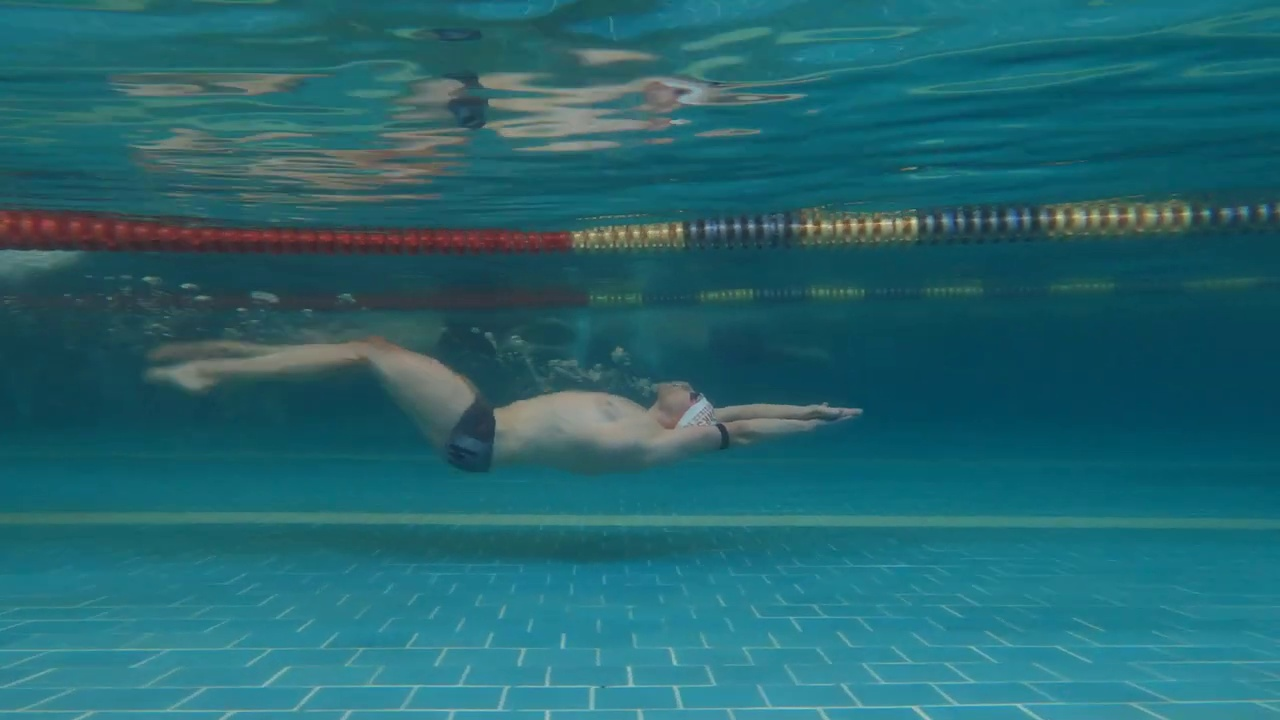
#> input picture Frames/frame102.jpg, 1280 x 720 px; its folder holds only this picture in this run
$ python test.py
#> lines starting #> are read from the running program, lines starting #| are printed output that depends on the picture; after the words box and inside, x2 and y2 are one past the last pixel; in counts of white or black regions, pixels touching at a corner belong together
import cv2
import numpy as np
import glob
import pandas as pd
import os
from collections import Counter
import matplotlib.pyplot as plt

# Plotting functions for processed data
def plot_velocity(df):
    """Plot swimmer velocity (m/s) across frames."""
    plt.figure(figsize=(8, 5))
    plt.plot(df.index, df["velocity_mps"], marker='o', linewidth=1.5)
    plt.title("Swimmer Velocity Across Frames")
    plt.xlabel("Frame Number")
    plt.ylabel("Velocity (m/s)")
    plt.grid(True, linestyle='--', alpha=0.6)
    plt.tight_layout()
    plt.show()

def plot_position(df):
    """Plot swimmer position (pixels) across frames."""
    plt.figure(figsize=(8, 5))
    plt.plot(df.index, df["position_px"], marker='o', color='orange', linewidth=1.5)
    plt.title("Swimmer Position Across Frames")
    plt.xlabel("Frame Number")
    plt.ylabel("Position (pixels)")
    plt.grid(True, linestyle='--', alpha=0.6)
    plt.tight_layout()
    plt.show()

def plot_scale(df):
    """Plot pixel-to-meter scale across frames."""
    plt.figure(figsize=(8, 5))
    plt.plot(df.index, df["pixel_to_meter"], marker='o', color='green', linewidth=1.5)
    plt.title("Pixel-to-Meter Scale Across Frames")
    plt.xlabel("Frame Number")
    plt.ylabel("Pixels per Meter")
    plt.grid(True, linestyle='--', alpha=0.6)
    plt.tight_layout()
    plt.show()

def plot_data(df):
    plot_velocity(df)
    plot_position(df)
    plot_scale(df)

# Kalman Filter for 1D position and velocity
def init_kalman(dt=1.0, process_var=1e-2, meas_var=1e-1):
    A = np.array([[1, dt],
                  [0, 1]])
    H = np.array([[1, 0]])
    Q = process_var * np.array([[dt**4/4, dt**3/2],
                                 [dt**3/2, dt**2]])
    R = np.array([[meas_var]])
    x = np.array([[0.0], [0.0]])
    P = np.eye(2)
    return dict(A=A, H=H, Q=Q, R=R, x=x, P=P)

def kalman_predict(kf):
    kf['x'] = kf['A'] @ kf['x']
    kf['P'] = kf['A'] @ kf['P'] @ kf['A'].T + kf['Q']
    return kf['x'][0, 0]

# [9 lines left out: function kalman_update, not called in this run]

# Lane-band detection
def detect_lane_bands(img, y_min=0, y_max=None):
    """
    Detect lane bands in the image within a vertical range.
    img : input BGR image
    y_min : minimum y-coordinate (top) to search
    y_max : maximum y-coordinate (bottom) to search. If None, uses image height
    """
    if y_max is None:
        y_max = img.shape[0]  # full image height

    # Preprocessing with Gaussian smoothening preseving edges
    blurred = cv2.bilateralFilter(img, 9, 75, 75)
    hsv = cv2.cvtColor(blurred, cv2.COLOR_BGR2HSV)

    # Color masks
    lower_yellow, upper_yellow = np.array([20, 20, 20]), np.array([35, 255, 255])
    lower_green, upper_green = np.array([35, 20, 20]), np.array([85, 255, 255])
    mask_yellow = cv2.inRange(hsv, lower_yellow, upper_yellow)
    mask_green = cv2.inRange(hsv, lower_green, upper_green)
    mask = cv2.bitwise_or(mask_yellow, mask_green)

    # Contours
    contours, _ = cv2.findContours(mask, cv2.RETR_EXTERNAL, cv2.CHAIN_APPROX_SIMPLE)

    centroids, boxes = [], []
    for cnt in contours:
        x, y, w, h = cv2.boundingRect(cnt)

        # Filter by reasonable width and height
        if 90 <= w <= 160 and h > 20:
            # Filter by vertical range
            if y_min <= y <= y_max:
                cx, cy = x + w // 2, y + h // 2
                centroids.append((cx, cy))
                boxes.append((x, y, w, h))

    # Sort by vertical position
    centroids = sorted(centroids, key=lambda c: c[1])
    boxes = sorted(boxes, key=lambda b: b[1])

    return centroids, boxes

# Helper function to lane band detection
def most_common_centroids(centroids, tol=10):
    """
    Identify the Most repeated centroids based on the y coordinate
    within a tolerance of 10 pixels
    Args:
        centroids (x,y): List of centroids
        tol (int, optional): tolerance for y coordinates. Defaults to 10.
    Returns:
        returns : Average of the most common centroids (x_avg, y_avg)
    """
    binned = [round(cy / tol) * tol for _, cy in centroids]
    counts = Counter(binned)
    most_common_y = counts.most_common(1)[0][0]
    return np.average([c for c in centroids if abs(c[1] - most_common_y) <= tol], axis=0)

# Swimmer line detection
def detect_swimmer_lines(img, prev_x=None, search_radius=80):
    """
    Detects close to verticall lines in the image using HoughLinesP()
    Args:
        img (_type_): RGB image
        prev_x (_type_, optional): Used for prediction if previous image data is known. Defaults to None.
        search_radius (int, optional): Number of pixels in radius to search around for based on the previous position. Defaults to 80.
    Returns:
        returns: candidates for the x locations of the new set of line and confidence values
    """
    gray = cv2.cvtColor(img, cv2.COLOR_BGR2GRAY)
    gray = cv2.GaussianBlur(gray, (5,5), 0)
    edges = cv2.Canny(gray, 50, 150)

    h, w = edges.shape
    # Search space or Region of Interest
    x_min, x_max = (int(w*0.3), int(w*0.7))
    y_min, y_max = (int(h*0.4), int(h*0.7))
    roi = edges[y_min:y_max, x_min:x_max]

    lines = cv2.HoughLinesP(roi, 1, np.pi/180, threshold=20, minLineLength=25, maxLineGap=10)
    x_candidates, confidences = [], []

    if lines is not None:
        for x1, y1, x2, y2 in lines[:, 0]:
            angle = np.degrees(np.arctan2(y2 - y1, x2 - x1))
            if abs(angle) > 80:
                x_global = 0.5*(x1 + x2) + x_min
                length = np.sqrt((x2 - x1)**2 + (y2 - y1)**2)
                confidence = length
                if prev_x is None or abs(x_global - prev_x) < search_radius:
                    x_candidates.append(x_global)
                    confidences.append(confidence)

    if len(x_candidates) == 0:
        return None, 0.0
    best_idx = np.argmax(confidences)
    return x_candidates[best_idx], confidences[best_idx]

# Main Code
# ------------------------------
frame_dir = "FRAMES"
out_dir = "output_frames"
os.makedirs(out_dir, exist_ok=True)

frames = sorted(glob.glob(os.path.join(frame_dir, "frame*.jpg")))
if len(frames) == 0:
    print("No frames found.")
    exit(1)

fps = 30  # <-- adjust if known
dt = 1.0 / fps
kf = init_kalman(dt=dt)

prev_x = None
pixel_to_meter = None
positions, velocities, frame_ids, confidences, scales = [], [], [], [], []
lane_spacing_list = []

for i, frame_path in enumerate(frames):
    frame = cv2.imread(frame_path)
#> frame is the input picture: shape (720, 1280, 3); mean B, G, R 111.7, 102.1, 35.7
    if frame is None:
        continue

    draw = frame.copy()

    # ---- Lane-band detection ----
    centroids, boxes = detect_lane_bands(frame, 170, 400)
#> in detect_lane_bands, `mask_yellow = cv2.inRange(hsv, lower_yellow, upper_yellow)`:
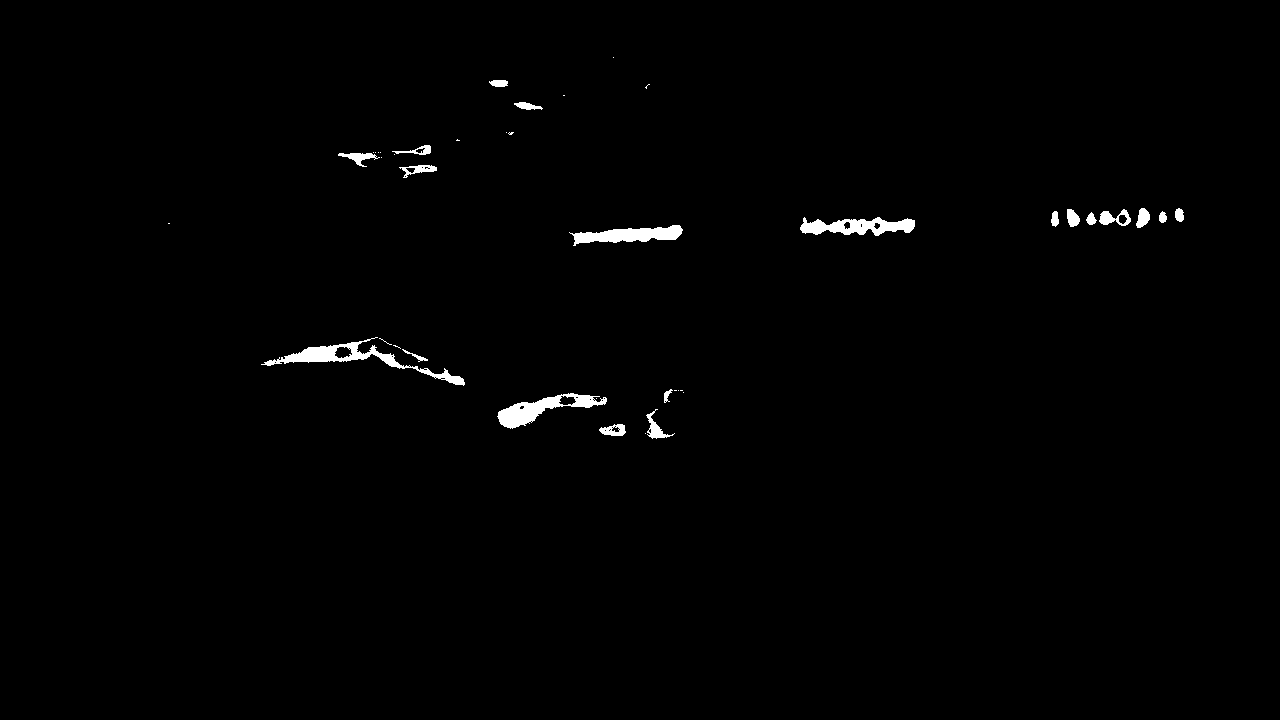
#> mask_yellow: shape (720, 1280); 0.89% white; 41 white regions (21 under 20 px), largest, box (x1, y1, x2, y2) and area: (261, 337, 465, 386) 1688, (497, 393, 607, 429) 1420, (800, 217, 915, 236) 1303
#> in detect_lane_bands, `mask = cv2.bitwise_or(mask_yellow, mask_green)`:
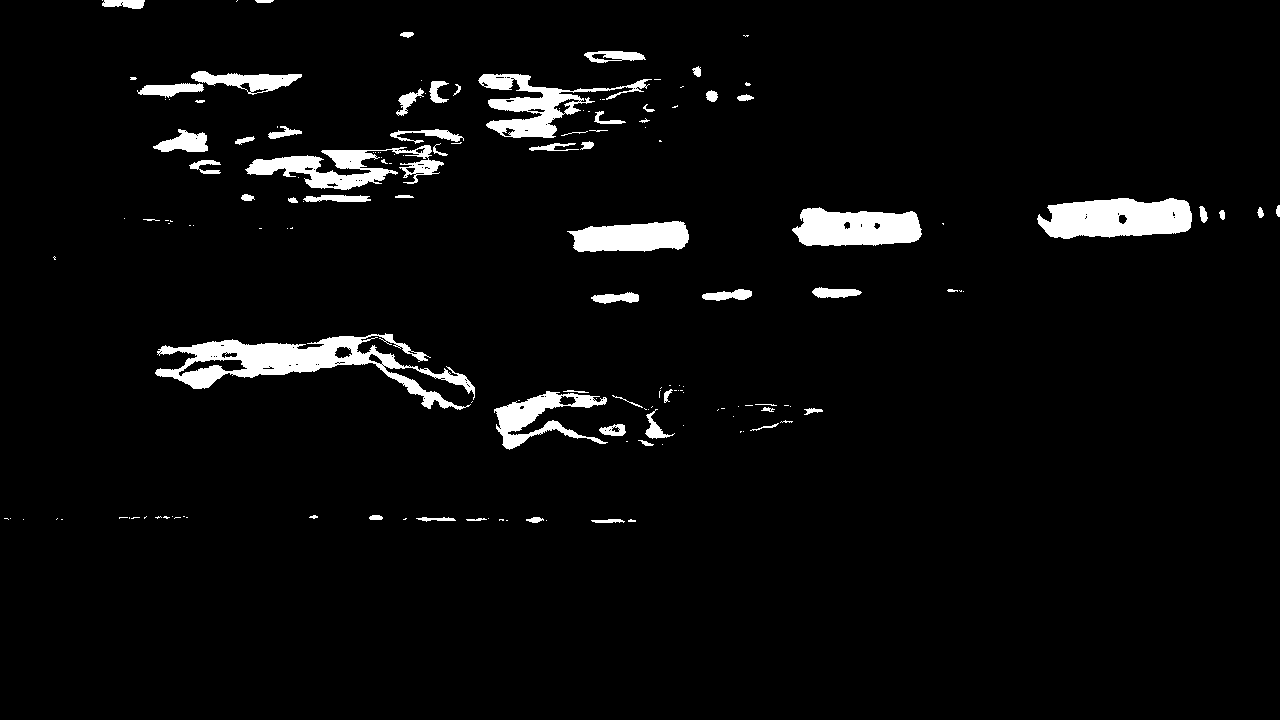
#> mask: shape (720, 1280); 4.1% white; 157 white regions (95 under 20 px)
#> in detect_lane_bands, `contours, _ = cv2.findContours(mask, cv2.RETR_EXTERNAL, cv2.CHAIN_APPR..`: contours = 156 contours, 106 with area under 20; largest, box (x1, y1, x2, y2) and area: (155, 333, 475, 410) 7526, (1037, 198, 1192, 239) 4819, (792, 207, 922, 246) 3812, (478, 74, 652, 138) 3440, (245, 145, 444, 190) 3245
#> the loop in detect_lane_bands, `for cnt in contours:` made 156 passes
#> (x, y, w, h, cx, cy) on passes 56, 82, 89, 93: (494, 391, 114, 59, 551, 420), (567, 221, 122, 31, 628, 236), (792, 207, 130, 39, 857, 226), (1037, 198, 155, 41, 1114, 218)
#> after the loop in detect_lane_bands, `for cnt in contours:`: boxes = [(494, 391, 114, 59), (567, 221, 122, 31), (792, 207, 130, 39), (1037, 198, 155, 41)]; centroids = [(551, 420), (628, 236), (857, 226), (1114, 218)]
#> in detect_lane_bands, `centroids = sorted(centroids, key=lambda c: c[1])`: centroids = [(1114, 218), (857, 226), (628, 236), (551, 420)]
#> in detect_lane_bands, `boxes = sorted(boxes, key=lambda b: b[1])`: boxes = [(1037, 198, 155, 41), (792, 207, 130, 39), (567, 221, 122, 31), (494, 391, 114, 59)]
#> centroids = [(1114, 218), (857, 226), (628, 236), (551, 420)]
    centroid_avg = most_common_centroids(centroids, tol=15) if centroids else None
#> in most_common_centroids, `binned = [round(cy / tol) * tol for _, cy in centroids]`: binned = [225, 225, 240, 420]
#> in most_common_centroids, `counts = Counter(binned)`: counts = {225: 2, 240: 1, 420: 1}
#> in most_common_centroids, `most_common_y = counts.most_common(1)[0][0]`: most_common_y = 225
#> centroid_avg = [866.3, 226.7]

    if centroid_avg is not None:
        ys = np.array([c[1] for c in centroids])
#> ys = [218, 226, 236, 420]
        indices = np.where((ys > centroid_avg[1] - 10) & (ys < centroid_avg[1] + 10))[0]
#> indices = [0, 1, 2]
        centroids = [centroids[j] for j in indices]
#> centroids = [(1114, 218), (857, 226), (628, 236)]
        boxes = [boxes[j] for j in indices]
#> boxes = [(1037, 198, 155, 41), (792, 207, 130, 39), (567, 221, 122, 31)]

    if len(centroids) >= 2:
        spacings = [abs(centroids[j+1][0] - centroids[j][0]) for j in range(len(centroids)-1)]
#> spacings = [257, 229]
        median_spacing = np.median(spacings)
#> median_spacing = 243
        lane_spacing_list.append(median_spacing)
        if len(lane_spacing_list) > 10:
            lane_spacing_list.pop(0)
        pixel_to_meter = np.median(lane_spacing_list) / 0.7  # px per meter
#> pixel_to_meter = 347.1
        # if (pixel_to_meter < 15) or (pixel_to_meter > 25):
        #     pixel_to_meter = 19

    # draw lane boxes
    for (x, y, w, h) in boxes:
        cv2.rectangle(draw, (x, y), (x+w, y+h), (0, 255, 0), 2)
#> this loop made 3 passes
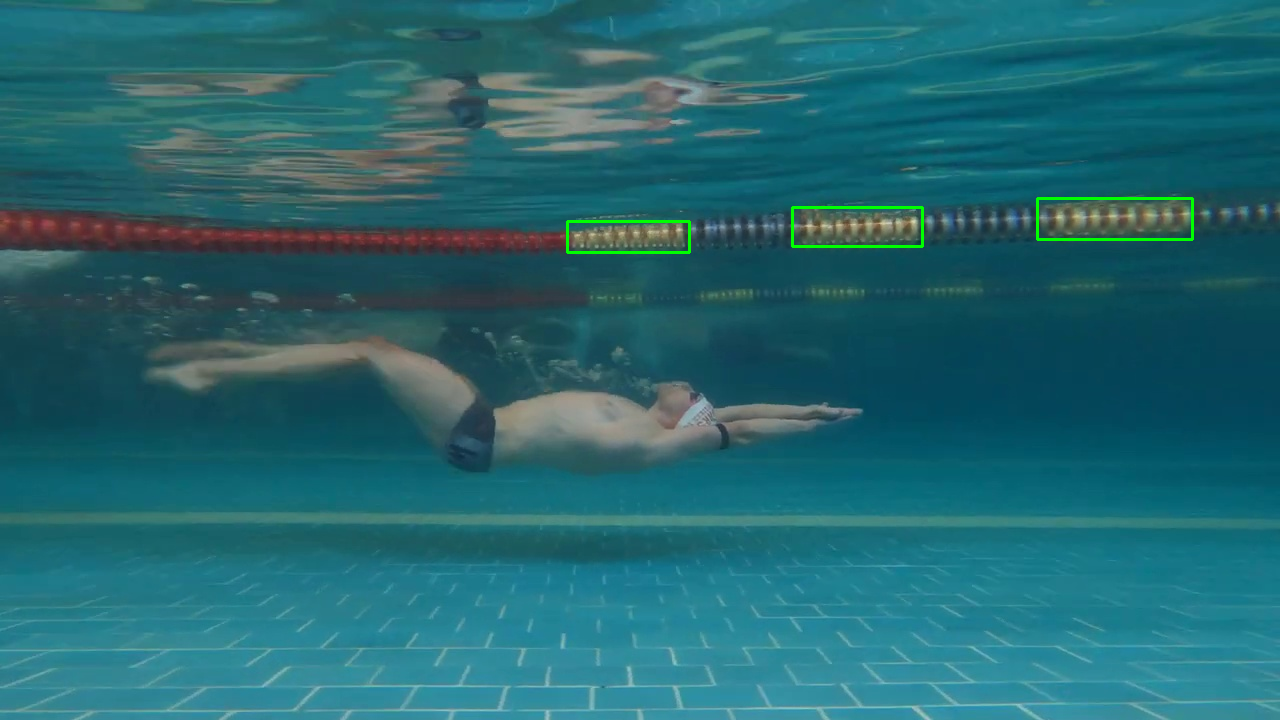
#> draw: shape (720, 1280, 3); 0.34% of pixels changed, all inside (x1, y1, x2, y2) = (566, 197, 1194, 254)

    # ---- Swimmer line detection ----
    meas_x, conf = detect_swimmer_lines(frame, prev_x, search_radius=120)
#> in detect_swimmer_lines, `gray = cv2.cvtColor(img, cv2.COLOR_BGR2GRAY)`:
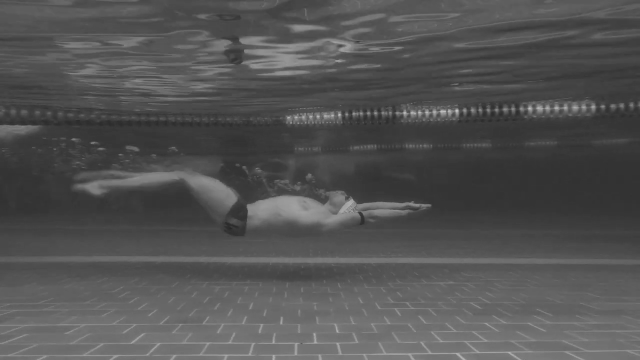
#> gray: shape (720, 1280) (shown at 1/2 size); min 36, max 209, mean 83.3
#> in detect_swimmer_lines, `roi = edges[y_min:y_max, x_min:x_max]`:
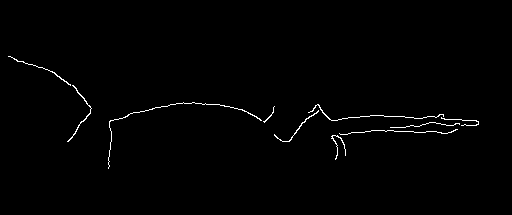
#> roi: shape (215, 512); 0.89% white in thin lines or dots, all inside (x1, y1, x2, y2) = (8, 56, 479, 169)
#> in detect_swimmer_lines, `lines = cv2.HoughLinesP(roi, 1, np.pi/180, threshold=20, minLineLength..`: lines = [[371, 115, 426, 117], [371, 130, 425, 132], [192, 102, 233, 107], [111, 120, 162, 106], [331, 136, 368, 131], [288, 141, 317, 104], [14, 59, 54, 72], [68, 141, 91, 108], [53, 72, 83, 97], [108, 167, 111, 137]]
#> the loop in detect_swimmer_lines, `for x1, y1, x2, y2 in lines[:, 0]:` made 10 passes
#> (x1, y1, x2, y2, angle, x_global, length, confidence) on pass 10: (108, 167, 111, 137, -84.29, 493.5, 30.15, 30.15)
#> after the loop in detect_swimmer_lines, `for x1, y1, x2, y2 in lines[:, 0]:`: confidences = [30.15]; x_candidates = [493.5]
#> in detect_swimmer_lines, `best_idx = np.argmax(confidences)`: best_idx = 0
#> meas_x = 493.5; conf = 30.15
    pred_x = kalman_predict(kf)
    if i == 0:
        if meas_x is not None:
            kf['x'][0,0] = meas_x
            prev_x = meas_x
#> prev_x = 493.5
        continue

    if meas_x is not None:
        meas_var = 1.0 / (conf + 1e-6)
        est_x = kalman_update(kf, meas_x, meas_var=meas_var)
    else:
        est_x = pred_x

    vx = kf['x'][1,0]
    vx_mps = vx / pixel_to_meter if pixel_to_meter else np.nan

    positions.append(est_x)
    velocities.append(vx_mps)
    frame_ids.append(os.path.basename(frame_path))
    confidences.append(conf)
    scales.append(pixel_to_meter)

    # ---- Draw predictions ----
    h, w = frame.shape[:2]
    y1, y2 = int(h*0.3), int(h*0.8)
    if meas_x is not None:
        cv2.line(draw, (int(meas_x), y1), (int(meas_x), y2), (0,0,255), 2)  # red measured
    cv2.line(draw, (int(est_x), y1), (int(est_x), y2), (255,0,0), 1, lineType=cv2.LINE_AA)  # blue estimated/pred
    cv2.putText(draw, f"Frame {i+1}", (20,40), cv2.FONT_HERSHEY_SIMPLEX, 1, (255,255,255), 2)
    cv2.putText(draw, f"vx = {vx_mps:.2f} m/s", (20,80), cv2.FONT_HERSHEY_SIMPLEX, 0.8, (255,255,0), 2)

    out_path = os.path.join(out_dir, f"out_{i:04d}.jpg")
    cv2.imwrite(out_path, draw)
    prev_x = est_x

# ---- Save CSV ----
df = pd.DataFrame({
    "frame": frame_ids,
    "position_px": positions,
    "velocity_mps": velocities,
    "confidence": confidences,
    "pixel_to_meter": scales
})
df.to_csv("swimmer_velocity.csv", index=False)
print("Done. Annotated frames in 'output_frames/' and CSV saved as swimmer_velocity.csv")
plot_data(df)
#> in plot_velocity, `plt.show()`:
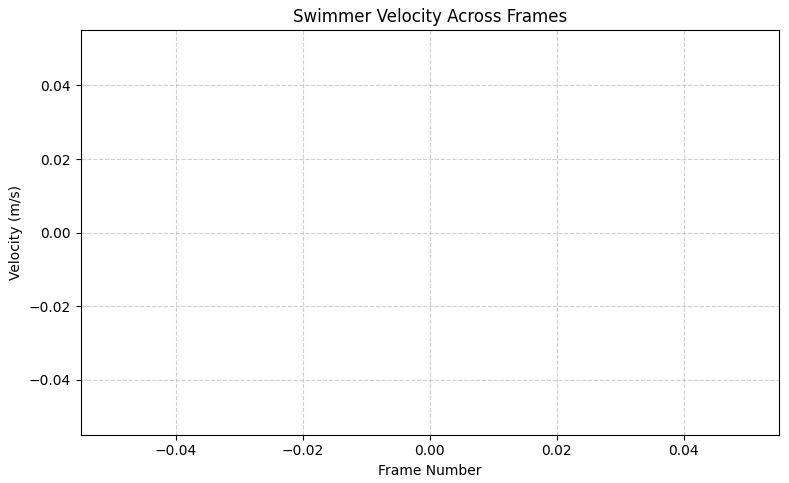
#> figure drawn by matplotlib, 1 panel
